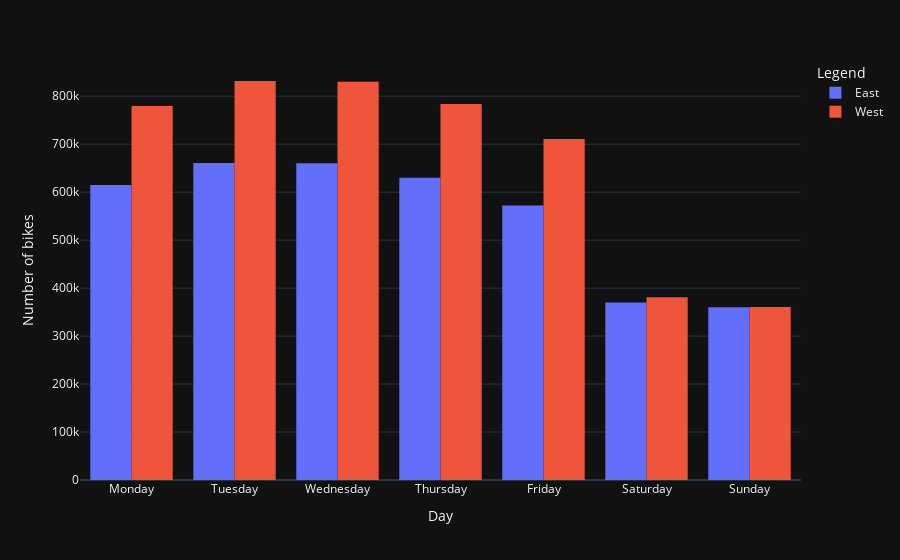

Notebook source saved alongside this figure:
### Markdown cell above
## Esercizio

Elabora i dati del dataset, eventualmente generando delle visualizzazioni, per rispondere alle seguenti domande.
- Come impatta il giorno della settimana sul transito di biciclette?
- Quale e' stato l'impatto della pandemia nel transito di bici?
- Come e' cambiato l'uso della bici negli anni?
- Come cambia l'uso della bici nelle varie stagioni?

### Code cell
# Soluzione
days = [ 'Monday', 'Tuesday', 'Wednesday', 'Thursday', 'Friday', 'Saturday', 'Sunday']

dw=df.groupby([pd.to_datetime(df.index).day_name()]).sum().reindex(days)
fig=px.histogram(dw,x=dw.index,y=[dw["East"],dw["West"]],barmode="group")
fig.layout["xaxis"]["title"]="Day"
fig.layout["yaxis"]["title"]="Number of bikes"
fig.layout["legend"]["title"]["text"]="Legend"

fig.show()

### Figure 1 — Plotly figure (JSON) as saved in the notebook; plotly's stock layout.template omitted (floating-point values rounded to 4 significant figures)
{"data": [{"alignmentgroup": "True", "bingroup": "x", "histfunc": "sum", "hovertemplate": "variable=East<br>DateT=%{x}<br>sum of value=%{y}<extra></extra>", "legendgroup": "East", "marker": {"color": "#636efa", "pattern": {"shape": ""}}, "name": "East", "offsetgroup": "East", "orientation": "v", "showlegend": true, "type": "histogram", "x": ["Monday", "Tuesday", "Wednesday", "Thursday", "Friday", "Saturday", "Sunday"], "xaxis": "x", "y": [614837, 660736, 660352, 630294, 572118, 370149, 360299], "yaxis": "y"}, {"alignmentgroup": "True", "bingroup": "x", "histfunc": "sum", "hovertemplate": "variable=West<br>DateT=%{x}<br>sum of value=%{y}<extra></extra>", "legendgroup": "West", "marker": {"color": "#EF553B", "pattern": {"shape": ""}}, "name": "West", "offsetgroup": "West", "orientation": "v", "showlegend": true, "type": "histogram", "x": ["Monday", "Tuesday", "Wednesday", "Thursday", "Friday", "Saturday", "Sunday"], "xaxis": "x", "y": [779626, 831742, 830259, 783731, 710893, 380969, 360451], "yaxis": "y"}], "layout": {"barmode": "group", "legend": {"title": {"text": "Legend"}, "tracegroupgap": 0}, "margin": {"t": 60}, "xaxis": {"anchor": "y", "domain": [0, 1], "title": {"text": "Day"}}, "yaxis": {"anchor": "x", "domain": [0, 1], "title": {"text": "Number of bikes"}}}}
